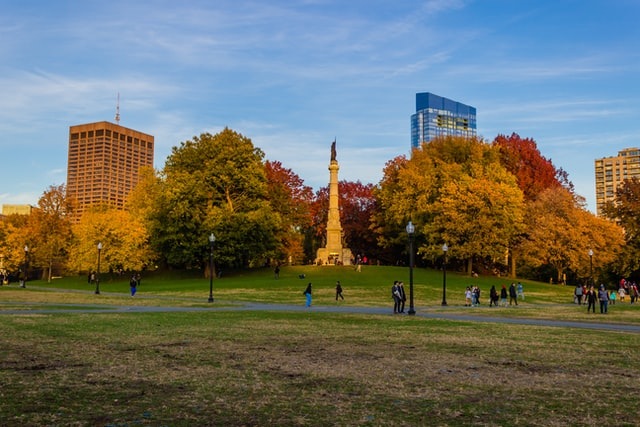
#> input picture Resources/Photos/park.jpg, 640 x 427 px
$ python basic_functions.py
#> lines starting #> are read from the running program, lines starting #| are printed output that depends on the picture; after the words box and inside, x2 and y2 are one past the last pixel; in counts of white or black regions, pixels touching at a corner belong together
#pylint:disable=no-member

import cv2 as cv

# Read in an image
img = cv.imread('../Resources/Photos/park.jpg')
#> img is the input picture: shape (427, 640, 3); mean B, G, R 98.3, 110, 108.2
cv.imshow('Park', img)

# Converting to grayscale
gray = cv.cvtColor(img, cv.COLOR_BGR2GRAY)
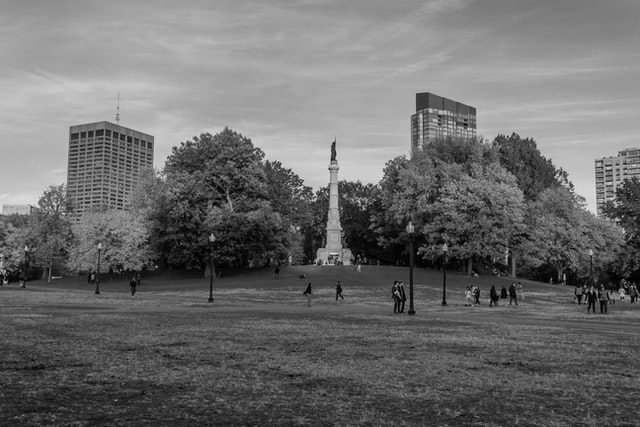
#> gray: shape (427, 640); min 0, max 239, mean 108.1
cv.imshow('Pink', gray)

# Blur
blur = cv.GaussianBlur(img, (7,7), cv.BORDER_DEFAULT)
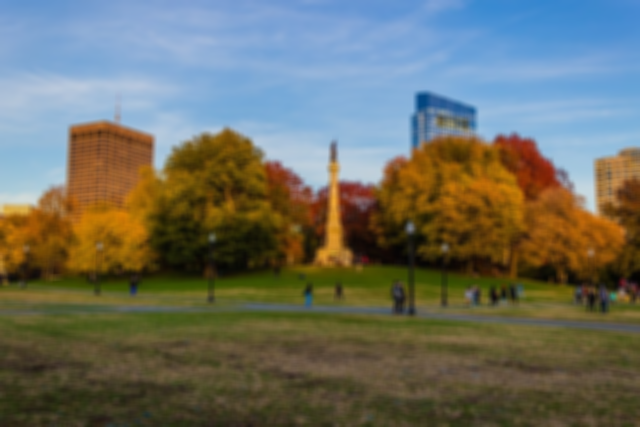
#> blur: shape (427, 640, 3); mean B, G, R 98.3, 110, 108.2
cv.imshow('Blurd', blur)

# Edge Cascade
canny = cv.Canny(blur, 120, 160)
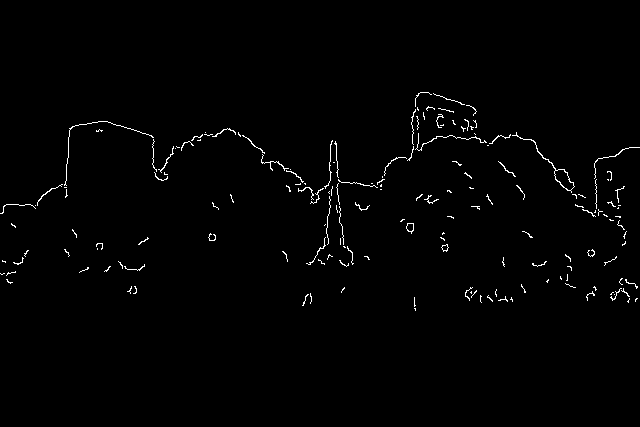
#> canny: shape (427, 640); 1.1% white in thin lines or dots, all inside (x1, y1, x2, y2) = (0, 92, 640, 311)
cv.imshow('Canny Edges', canny)

# Dilating the image
dilated = cv.dilate(canny, (6,6), iterations=3)
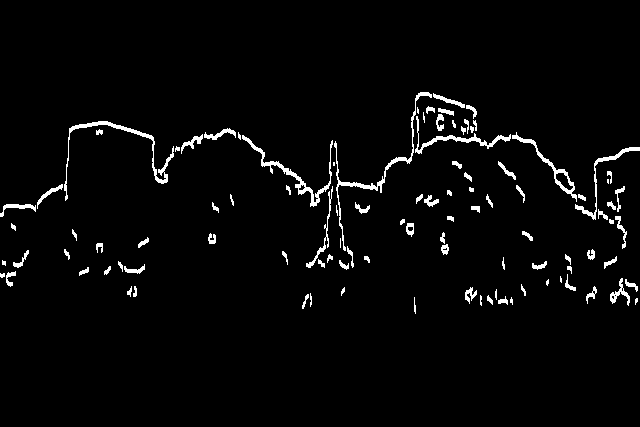
#> dilated: shape (427, 640); 2.9% white; 103 white regions (14 under 20 px), largest, box (x1, y1, x2, y2) and area: (334, 92, 432, 251) 701, (64, 121, 174, 201) 691, (242, 135, 333, 207) 651
cv.imshow('Dilated', dilated)

# Eroding
eroded = cv.erode(dilated, (7,7), iterations=3)
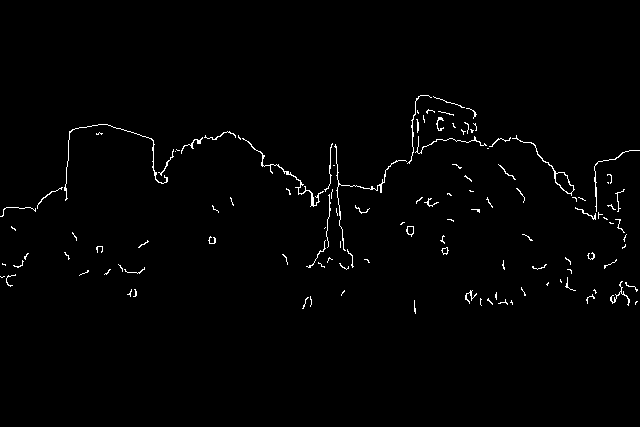
#> eroded: shape (427, 640); 1.2% white in thin lines or dots, all inside (x1, y1, x2, y2) = (0, 95, 640, 314)
cv.imshow('Eroded', eroded)

# Resize
resized = cv.resize(img, (500,500), interpolation=cv.INTER_CUBIC)
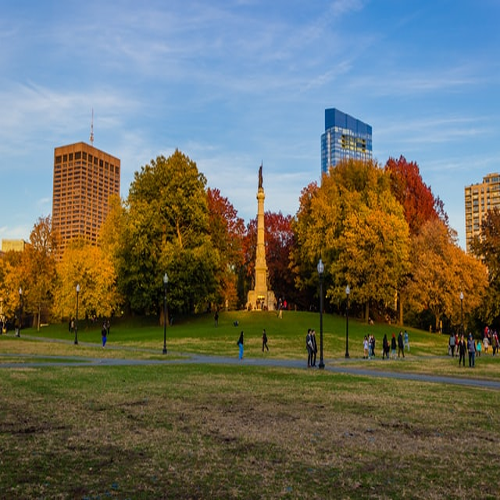
#> resized: shape (500, 500, 3); mean B, G, R 98.4, 110, 108.2
cv.imshow('Resized', resized)

# Cropping
cropped = img[50:200, 200:400]
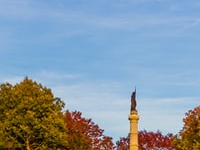
#> cropped: shape (150, 200, 3); mean B, G, R 169.3, 153.8, 135.4
cv.imshow('Cropped', cropped)
